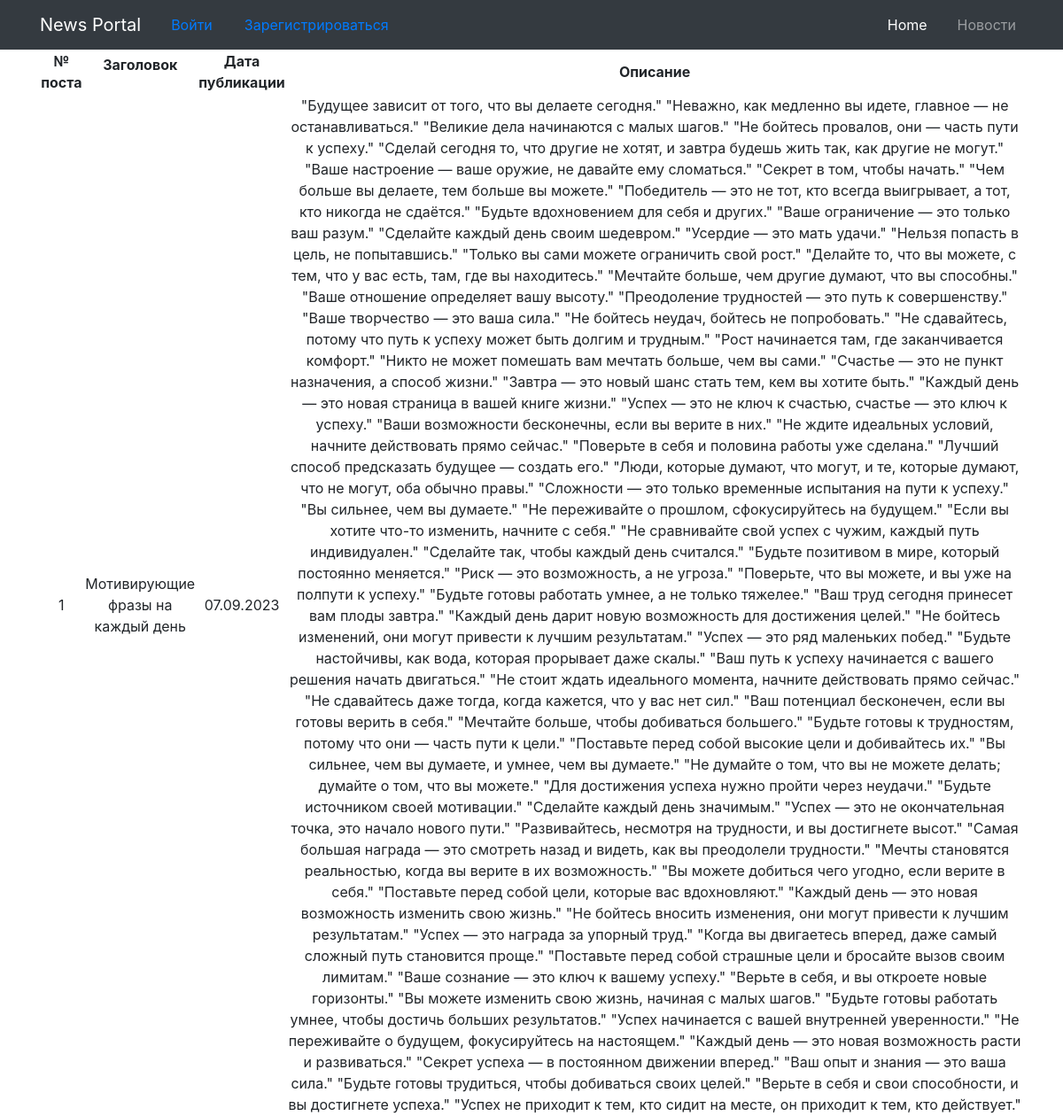
/1/, run on the app's committed database.
### newsapp/models.py (models this page shows, shortened)
class Post(models.Model):
    author = models.ForeignKey(User, on_delete=models.CASCADE)
    header = models.CharField(max_length=100, blank=False)
    body = models.CharField(max_length=8000, blank=True)
    post_date = models.DateField(default=timezone.now)

### newsapp/views.py (the view)
# urls.py: path('<int:pk>/', PostDetailedView.as_view(), name='post_details'),
class PostDetailedView(DetailView):
    model = Post
    template_name = 'newsapp/post_details.html'
    queryset = Post.objects.all()

### newsapp/templatetags/custom_template_funcs.py (called while the page is built)
@register.filter(name='censor')
def censor(value, arg):
    for i in value.split():
        if i.lower() in black_list:
            value = value.replace(i, arg)
    return value

### templates/newsapp/post_details.html (shortened to what this page needs)
{% extends 'flatpages/default.html' %}
{% load custom_template_funcs %}
{% block content %}
<table>
        <tr>
            <td valign="top" align="center"><b>№ поста</b></td>
            <td align="center"><b>Заголовок<p></b></td>
            <td align="center"><b>Дата публикации</b></td>
            <td align="center"><b>Описание </b></td>
        </tr>
    <tr>
        <td align="center">{{ post.id }}</td>
        <td>{{ post.header|default:"Без заголовка"|censor:'***' }}</td>
        <td align="center">{{ post.post_date|default:"Без даты"|date:'d.m.Y' }}</td>
        <td>{{ post.body|censor:'***' }}</td>
    </tr>
</table>
{% endblock content %}

### templates/flatpages/default.html (shortened to what this page needs)
{% load static %}
<!DOCTYPE html>
<html lang="en">
<head>
  <link href="{% static 'vendor/bootstrap/css/bootstrap.min.css' %}" rel="stylesheet">
</head>
<body>
  <nav class="navbar navbar-expand-lg navbar-dark bg-dark static-top">
    <div class="container">
      <a class="navbar-brand" href="#">News Portal</a>
      {% if user.is_authenticated %}
        <span class="nav-item active">
          <font color=white>
            Привет, {{ user.username }}! &nbsp &nbsp
          </font>
        </span>
        <a class="nav-item active" href="{% url 'logout' %}">Выйти</a>
      {% else %}
        <a href="{% url 'login' %}">&nbsp &nbsp Войти &nbsp &nbsp &nbsp &nbsp</a>
        <a href="{% url 'signup' %}">Зарегистрироваться</a>
      {% endif %}
      <div class="collapse navbar-collapse" id="navbarResponsive">
        <ul class="navbar-nav ml-auto">
          <li class="nav-item active">
            <a class="nav-link" href="#">Home &nbsp &nbsp
            </a>
          </li>
          <li class="nav-item">
            <a class="nav-link" href="/news/">Новости</a>
          </li>
        </ul>
      </div>
    </div>
  </nav>
  <div class="container">
    <div class="row">
      <div class="col-lg-12 text-center">
       {% block content %}{% endblock content %}
      </div>
    </div>
  </div>
</body>
</html>

### data on the page
Post: id "1", header|censor "Мотивирующие фразы на каждый день", post_date "07.09.2023", body|censor "\"Будущее зависит от того, что вы делаете сегодня.\" \"Неважно, как медленно вы идете, главное — не останавливаться.\" \"Великие дела начинаются с малых шагов.\" \"Не бойтесь провалов, они — часть пути к успеху.\" \"Сделай сегодня то, что другие не хотят, и завтра будешь жить так, как другие не могут.\" \"Ваше настроение — ваше оружие, не давайте ему сломаться.\" \"Секрет в том, чтобы начать.\" \"Чем больше вы делаете, тем больше вы можете.\" \"Победитель — это не тот, кто всегда выигрывает, а тот, кто никогда не сдаётся.\" \"Будьте вдохновением для себя и других.\" \"Ваше ограничение — это только ваш разум.\" \"Сделайте каждый день своим шедевром.\" \"Усердие — это мать удачи.\" \"Нельзя попасть в цель, не…"
